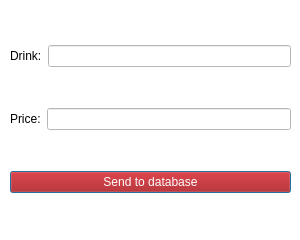
<?xml version="1.0" encoding="UTF-8"?>
<ui version="4.0">
 <class>ChangePriceDrinkWidget</class>
 <widget class="QDialog" name="ChangePriceDrinkWidget">
  <property name="geometry">
   <rect>
    <x>0</x>
    <y>0</y>
    <width>300</width>
    <height>240</height>
   </rect>
  </property>
  <property name="windowTitle">
   <string>Dialog</string>
  </property>
  <property name="styleSheet">
   <string notr="true">background-color:white;</string>
  </property>
  <widget class="QWidget" name="layoutWidget">
   <property name="geometry">
    <rect>
     <x>10</x>
     <y>10</y>
     <width>281</width>
     <height>221</height>
    </rect>
   </property>
   <layout class="QVBoxLayout" name="verticalLayout">
    <item>
     <layout class="QHBoxLayout" name="horizontalLayout">
      <item>
       <widget class="QLabel" name="label">
        <property name="text">
         <string>Drink:</string>
        </property>
       </widget>
      </item>
      <item>
       <widget class="QLineEdit" name="drinkLine"/>
      </item>
     </layout>
    </item>
    <item>
     <layout class="QHBoxLayout" name="horizontalLayout_2">
      <item>
       <widget class="QLabel" name="label_2">
        <property name="text">
         <string>Price:</string>
        </property>
       </widget>
      </item>
      <item>
       <widget class="QLineEdit" name="priceLine"/>
      </item>
     </layout>
    </item>
    <item>
     <widget class="QPushButton" name="pushButton">
      <property name="styleSheet">
       <string notr="true">background-color:rgb(170, 0, 0);
color:rgb(255, 255, 255);</string>
      </property>
      <property name="text">
       <string>Send to database</string>
      </property>
     </widget>
    </item>
   </layout>
  </widget>
 </widget>
 <resources/>
 <connections/>
</ui>
